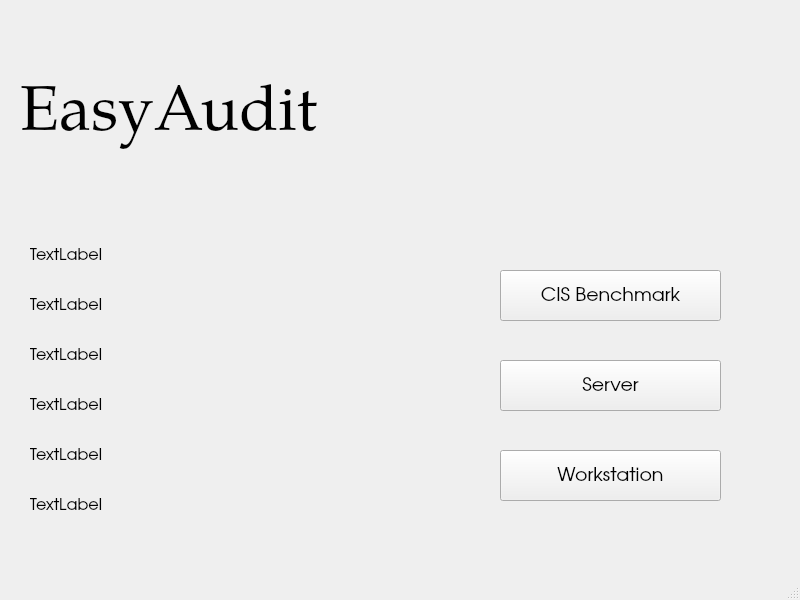
<?xml version="1.0" encoding="UTF-8"?>
<ui version="4.0">
 <class>MainWindow</class>
 <widget class="QMainWindow" name="MainWindow">
  <property name="geometry">
   <rect>
    <x>0</x>
    <y>0</y>
    <width>800</width>
    <height>600</height>
   </rect>
  </property>
  <property name="windowTitle">
   <string>EasyAudit</string>
  </property>
  <widget class="QWidget" name="centralwidget">
   <widget class="QLabel" name="Title">
    <property name="geometry">
     <rect>
      <x>20</x>
      <y>80</y>
      <width>331</width>
      <height>71</height>
     </rect>
    </property>
    <property name="font">
     <font>
      <family>TeX Gyre Pagella</family>
      <pointsize>48</pointsize>
     </font>
    </property>
    <property name="text">
     <string>EasyAudit</string>
    </property>
   </widget>
   <widget class="QLabel" name="OS">
    <property name="geometry">
     <rect>
      <x>30</x>
      <y>240</y>
      <width>421</width>
      <height>31</height>
     </rect>
    </property>
    <property name="font">
     <font>
      <family>TeX Gyre Adventor</family>
      <pointsize>12</pointsize>
     </font>
    </property>
    <property name="text">
     <string>TextLabel</string>
    </property>
   </widget>
   <widget class="QLabel" name="OSVersion">
    <property name="geometry">
     <rect>
      <x>30</x>
      <y>290</y>
      <width>421</width>
      <height>31</height>
     </rect>
    </property>
    <property name="font">
     <font>
      <family>TeX Gyre Adventor</family>
      <pointsize>12</pointsize>
     </font>
    </property>
    <property name="text">
     <string>TextLabel</string>
    </property>
   </widget>
   <widget class="QLabel" name="Hostname">
    <property name="geometry">
     <rect>
      <x>30</x>
      <y>340</y>
      <width>421</width>
      <height>31</height>
     </rect>
    </property>
    <property name="font">
     <font>
      <family>TeX Gyre Adventor</family>
      <pointsize>12</pointsize>
     </font>
    </property>
    <property name="text">
     <string>TextLabel</string>
    </property>
   </widget>
   <widget class="QLabel" name="KernalVersion">
    <property name="geometry">
     <rect>
      <x>30</x>
      <y>390</y>
      <width>421</width>
      <height>31</height>
     </rect>
    </property>
    <property name="font">
     <font>
      <family>TeX Gyre Adventor</family>
      <pointsize>12</pointsize>
     </font>
    </property>
    <property name="text">
     <string>TextLabel</string>
    </property>
   </widget>
   <widget class="QLabel" name="MachineType">
    <property name="geometry">
     <rect>
      <x>30</x>
      <y>440</y>
      <width>421</width>
      <height>31</height>
     </rect>
    </property>
    <property name="font">
     <font>
      <family>TeX Gyre Adventor</family>
      <pointsize>12</pointsize>
     </font>
    </property>
    <property name="text">
     <string>TextLabel</string>
    </property>
   </widget>
   <widget class="QPushButton" name="Benchmark">
    <property name="geometry">
     <rect>
      <x>500</x>
      <y>270</y>
      <width>221</width>
      <height>51</height>
     </rect>
    </property>
    <property name="font">
     <font>
      <family>TeX Gyre Adventor</family>
      <pointsize>14</pointsize>
     </font>
    </property>
    <property name="text">
     <string>CIS Benchmark</string>
    </property>
   </widget>
   <widget class="QPushButton" name="Server">
    <property name="geometry">
     <rect>
      <x>500</x>
      <y>360</y>
      <width>221</width>
      <height>51</height>
     </rect>
    </property>
    <property name="font">
     <font>
      <family>TeX Gyre Adventor</family>
      <pointsize>14</pointsize>
     </font>
    </property>
    <property name="text">
     <string>Server</string>
    </property>
   </widget>
   <widget class="QPushButton" name="Workstation">
    <property name="geometry">
     <rect>
      <x>500</x>
      <y>450</y>
      <width>221</width>
      <height>51</height>
     </rect>
    </property>
    <property name="font">
     <font>
      <family>TeX Gyre Adventor</family>
      <pointsize>14</pointsize>
     </font>
    </property>
    <property name="text">
     <string>Workstation</string>
    </property>
   </widget>
   <widget class="QLabel" name="Processor">
    <property name="geometry">
     <rect>
      <x>30</x>
      <y>490</y>
      <width>421</width>
      <height>31</height>
     </rect>
    </property>
    <property name="font">
     <font>
      <family>TeX Gyre Adventor</family>
      <pointsize>12</pointsize>
     </font>
    </property>
    <property name="text">
     <string>TextLabel</string>
    </property>
   </widget>
  </widget>
  <widget class="QMenuBar" name="menubar">
   <property name="geometry">
    <rect>
     <x>0</x>
     <y>0</y>
     <width>800</width>
     <height>20</height>
    </rect>
   </property>
  </widget>
  <widget class="QStatusBar" name="statusbar"/>
 </widget>
 <resources/>
 <connections/>
</ui>
